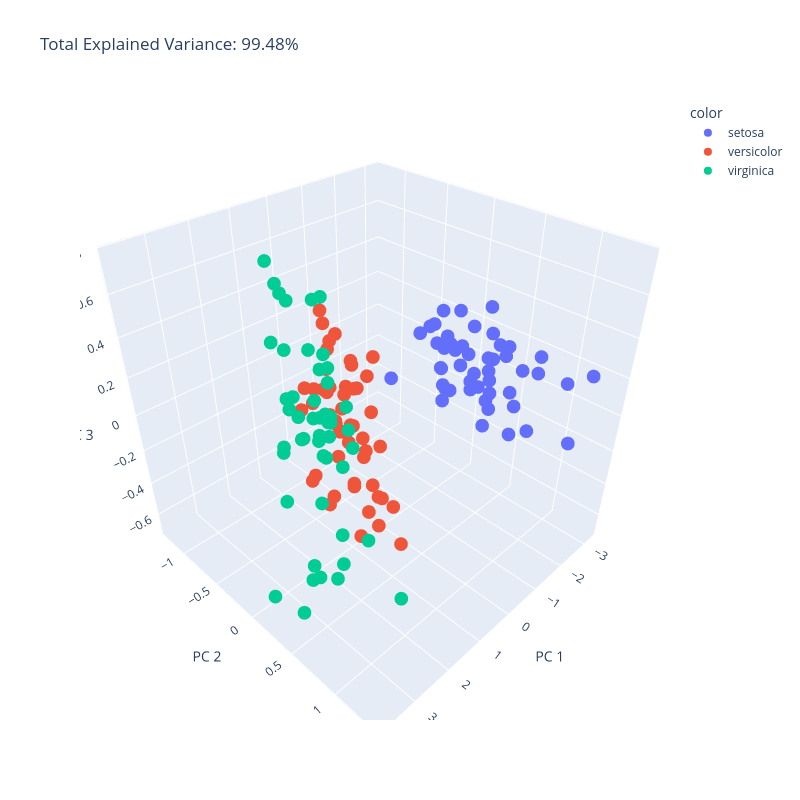

Notebook code cell kept with this figure:
### Code cell
import plotly.express as px
from sklearn.decomposition import PCA

df = px.data.iris()
X = df[['sepal_length', 'sepal_width', 'petal_length', 'petal_width']]

pca = PCA(n_components=3)
components = pca.fit_transform(X)

total_var = pca.explained_variance_ratio_.sum() * 100

fig = px.scatter_3d(
    components, x=0, y=1, z=2, color=df['species'],
    title=f'Total Explained Variance: {total_var:.2f}%',
    labels={'0': 'PC 1', '1': 'PC 2', '2': 'PC 3'},
    height=800,
    width=800
)
fig.show()
